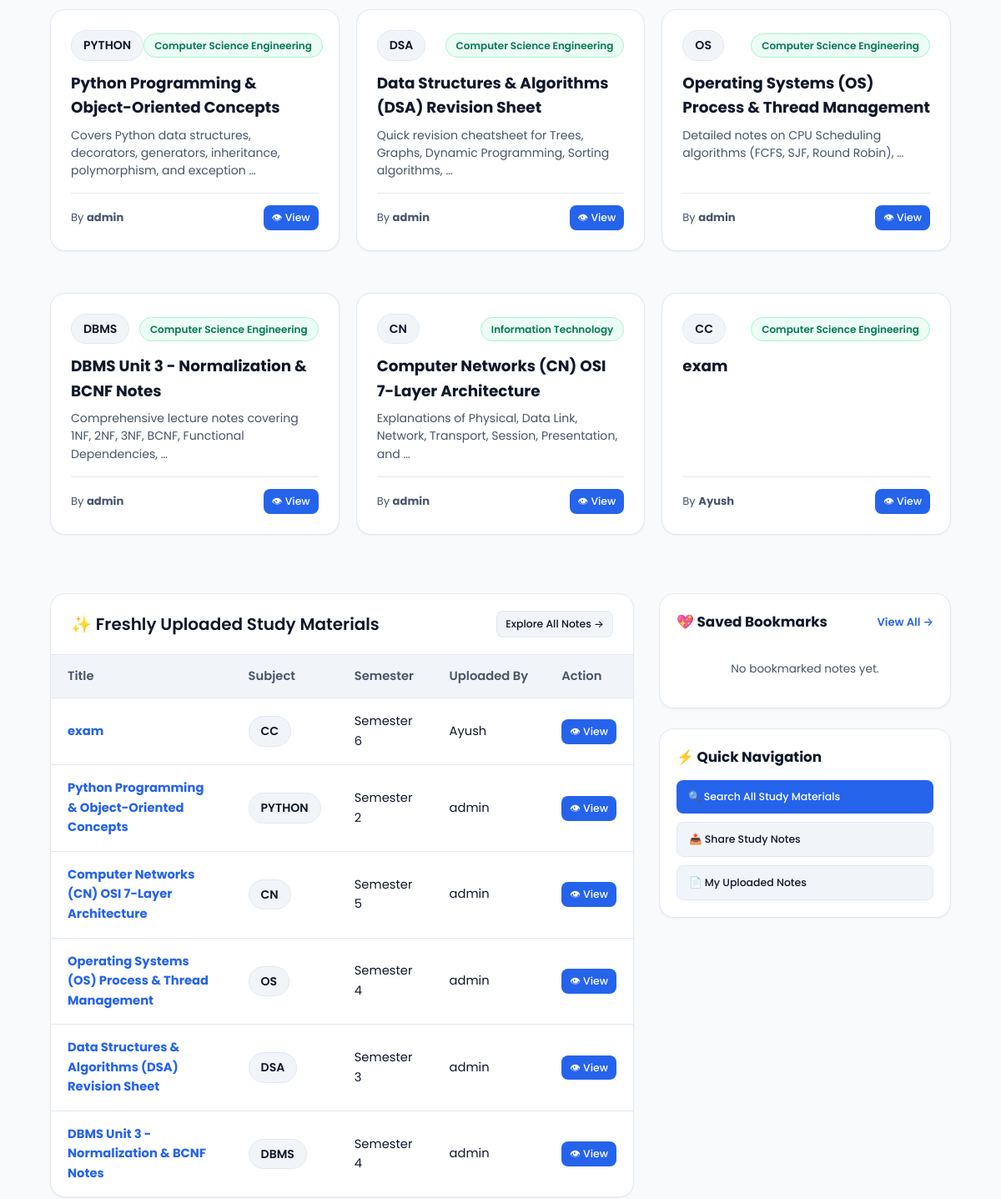
Before: /dashboard/ (signed in, middle part) with the older database file.
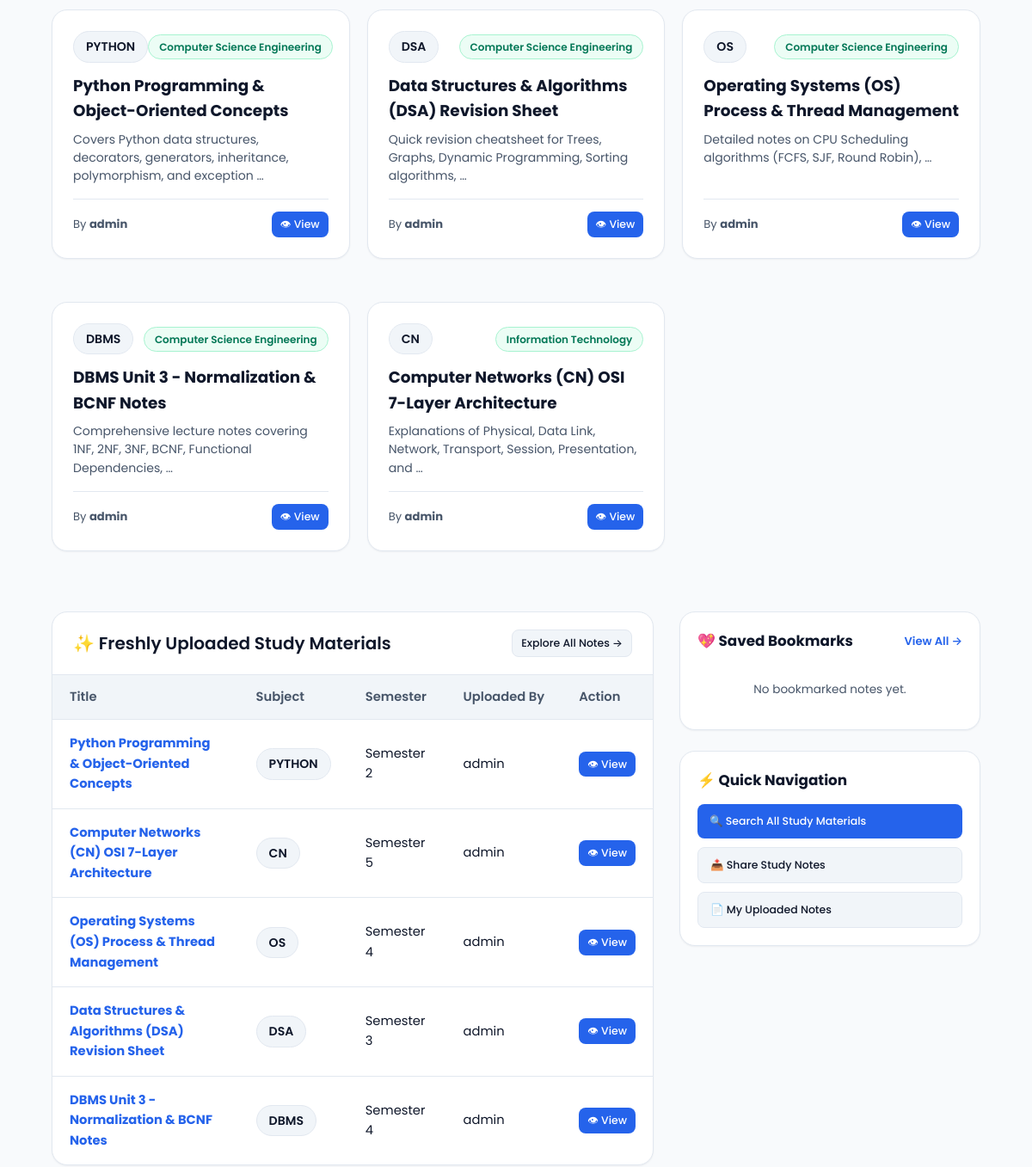
After: the same page with the newer database file.
### notes/models.py (models this page shows, shortened)
class Note(models.Model):
    STATUS_CHOICES = [
        ("Draft", "Draft"),
        ("Pending", "Pending"),
        ("Approved", "Approved"),
        ("Rejected", "Rejected"),
    ]
    SUBJECT_CHOICES = [
        ('DBMS', 'DBMS'),
        ('OS', 'Operating System'),
        ('CN', 'Computer Networks'),
        ('CC', 'Cloud Computing'),
        ('DSA', 'Data Structures'),
        ('JAVA', 'Java'),
        ('PYTHON', 'Python'),
        ('MATH', 'Mathematics'),
        ('OTHER', 'Other'),
    ]
    BRANCH_CHOICES = [
        ('CSE', 'Computer Science Engineering'),
        ('IT', 'Information Technology'),
        ('ECE', 'Electronics & Comm.'),
        ('ME', 'Mechanical Engineering'),
        ('CIVIL', 'Civil Engineering'),
        ('BCA_MCA', 'BCA / MCA'),
        ('COMMERCE', 'Commerce & Business'),
        ('OTHER', 'General / Other'),
    ]
    title = models.CharField(max_length=200)
    subject = models.CharField(max_length=50, choices=SUBJECT_CHOICES)
    branch = models.CharField(max_length=50, choices=BRANCH_CHOICES, default='CSE')
    semester = models.IntegerField()
    description = models.TextField(blank=True)
    content = models.TextField(blank=True, help_text="Rich text or markdown content for online created e-notes")
    drawing_data = models.TextField(blank=True, help_text="Base64 canvas drawing image data")
    is_online_note = models.BooleanField(default=False)
    file = models.FileField(upload_to='notes/', blank=True, null=True)
    uploaded_by = models.ForeignKey(User, on_delete=models.CASCADE)
    uploaded_at = models.DateTimeField(auto_now_add=True)
    downloads = models.IntegerField(default=0)
    views = models.IntegerField(default=0)
    likes = models.ManyToManyField(User, related_name='liked_notes', blank=True)
    status = models.CharField(
        max_length=20,
        choices=STATUS_CHOICES,
        default="Pending"
    )

### dashboard/views.py (the view)
# urls.py: path("dashboard/", include("dashboard.urls")),
@login_required
def dashboard(request):
    my_notes = Note.objects.filter(uploaded_by=request.user).order_by('-uploaded_at')
    total_notes = my_notes.count()
    approved_count = my_notes.filter(status="Approved").count()
    pending_count = my_notes.filter(status="Pending").count()
    total_downloads = my_notes.aggregate(Sum('downloads'))['downloads__sum'] or 0
    total_likes_received = sum([n.likes.count() for n in my_notes])
    user_bookmarks = Bookmark.objects.filter(user=request.user).select_related('note').order_by('-created_at')[:5]
    total_bookmarks = Bookmark.objects.filter(user=request.user).count()
    popular_notes = Note.objects.filter(status="Approved").order_by("-downloads", "-uploaded_at")[:6]
    recent_community_notes = Note.objects.filter(status="Approved").order_by("-uploaded_at")[:6]
    subjects_list = [
        {'code': 'DSA', 'name': 'Data Structures & Algo', 'icon': '⚡'},
        {'code': 'DBMS', 'name': 'Database Systems', 'icon': '🗄️'},
        {'code': 'OS', 'name': 'Operating Systems', 'icon': '💻'},
        {'code': 'CN', 'name': 'Computer Networks', 'icon': '🌐'},
        {'code': 'PYTHON', 'name': 'Python Programming', 'icon': '🐍'},
        {'code': 'JAVA', 'name': 'Java Development', 'icon': '☕'},
    ]
    for subj in subjects_list:
        subj['count'] = Note.objects.filter(status="Approved", subject=subj['code']).count()
    user_bookmarked_ids = Bookmark.objects.filter(user=request.user).values_list('note_id', flat=True)
    context = {
        "my_notes": my_notes[:5],
        "total_notes": total_notes,
        "approved_count": approved_count,
        "pending_count": pending_count,
        "total_downloads": total_downloads,
        "total_likes_received": total_likes_received,
        "total_bookmarks": total_bookmarks,
        "user_bookmarks": user_bookmarks,
        "popular_notes": popular_notes,
        "recent_community_notes": recent_community_notes,
        "subjects_list": subjects_list,
        "user_bookmarked_ids": list(user_bookmarked_ids),
    }
    return render(request, "dashboard/dashboard.html", context)

### templates/dashboard/dashboard.html (shortened to what the changed rows need)
{% extends "base.html" %}
{% load static %}
{% block content %}
<div class="dashboard-wrapper">
    <div style="margin-bottom:40px;">
        <div style="display:grid; grid-template-columns: repeat(auto-fit, minmax(280px, 1fr)); gap:20px;">
            {% for note in popular_notes %}
            <div class="content-card" style="padding:24px; display:flex; flex-direction:column; justify-content:space-between;">
                <div>
                    <div style="display:flex; justify-content:space-between; align-items:center; margin-bottom:12px;">
                        <span class="user-badge">{{ note.subject }}</span>
                        <span class="status-pill approved" style="font-size:0.75rem;">{{ note.get_branch_display }}</span>
                    </div>
                    <h3 style="font-size:1.15rem; color:var(--text-dark); margin-bottom:8px;">
                        <a href="{% url 'note_detail' note.id %}" style="text-decoration:none; color:var(--text-dark);">
                            {{ note.title }}
                        </a>
                    </h3>
                    {% if note.description %}
                    <p style="font-size:0.88rem; color:var(--text-muted); line-height:1.5; margin-bottom:16px;">
                        {{ note.description|truncatewords:10 }}
                    </p>
                    {% endif %}
                </div>
                <div style="border-top:1px solid var(--border-light); padding-top:14px; display:flex; justify-content:space-between; align-items:center;">
                    <span style="font-size:0.82rem; color:var(--text-muted);">
                        By <strong>{{ note.uploaded_by.first_name|default:note.uploaded_by.username }}</strong>
                    </span>
                    <a href="{% url 'note_detail' note.id %}" class="btn-sm btn-sm-primary">
                        👁 View
                    </a>
                </div>
            </div>
            {% empty %}
            <div class="content-card" style="padding:30px; text-align:center; grid-column: 1 / -1;">
                <p style="color:var(--text-muted);">No study notes available yet. Be the first to share notes!</p>
                <a href="{% url 'upload_note' %}" class="btn-primary" style="margin-top:12px;">Upload Notes</a>
            </div>
            {% endfor %}
        </div>
    </div>
    <div style="display:grid; grid-template-columns: 2fr 1fr; gap:30px; align-items:start;">
        <div class="content-card">
            <div class="content-card-header">
                <h2>✨ Freshly Uploaded Study Materials</h2>
            </div>
            <div class="table-responsive">
                <table class="modern-table">
                    <thead>
                        <tr>
                            <th>Title</th>
                            <th>Subject</th>
                            <th>Semester</th>
                            <th>Uploaded By</th>
                            <th>Action</th>
                        </tr>
                    </thead>
                    <tbody>
                        {% for note in recent_community_notes %}
                        <tr>
                            <td>
                                <a href="{% url 'note_detail' note.id %}" style="text-decoration:none;">
                                    <strong style="color:var(--primary);">{{ note.title }}</strong>
                                </a>
                            </td>
                            <td><span class="user-badge">{{ note.subject }}</span></td>
                            <td>Semester {{ note.semester }}</td>
                            <td>{{ note.uploaded_by.first_name|default:note.uploaded_by.username }}</td>
                            <td>
                                <a href="{% url 'note_detail' note.id %}" class="btn-sm btn-sm-primary">
                                    👁 View
                                </a>
                            </td>
                        </tr>
                        {% endfor %}
                    </tbody>
                </table>
            </div>
        </div>
    </div>
</div>
{% endblock %}

Changed rows visible on the page:
no longer on this page (row edited): Note: subject "CC", branch "Computer Science Engineering", title "exam", uploaded_by.first_name "Ayush", semester "6"
